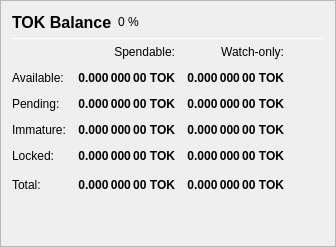
                   <widget class="QFrame" name="frame_Balances">
                    <property name="frameShape">
                     <enum>QFrame::StyledPanel</enum>
                    </property>
                    <property name="frameShadow">
                     <enum>QFrame::Raised</enum>
                    </property>
                    <layout class="QVBoxLayout" name="verticalLayout_4">
                     <item>
                      <layout class="QHBoxLayout" name="horizontalLayout_4">
                       <item>
                        <widget class="QLabel" name="label_5">
                         <property name="minimumSize">
                          <size>
                           <width>0</width>
                           <height>20</height>
                          </size>
                         </property>
                         <property name="font">
                          <font>
                           <pointsize>12</pointsize>
                           <weight>75</weight>
                           <bold>true</bold>
                          </font>
                         </property>
                         <property name="text">
                          <string>TOK Balance</string>
                         </property>
                        </widget>
                       </item>
                       <item>
                        <widget class="QLabel" name="labelTOKPercent">
                         <property name="text">
                          <string notr="true">0 %</string>
                         </property>
                        </widget>
                       </item>
                       <item>
                        <spacer name="horizontalSpacer_3">
                         <property name="orientation">
                          <enum>Qt::Horizontal</enum>
                         </property>
                         <property name="sizeHint" stdset="0">
                          <size>
                           <width>40</width>
                           <height>20</height>
                          </size>
                         </property>
                        </spacer>
                       </item>
                      </layout>
                     </item>
                     <item>
                      <widget class="Line" name="line_Balance">
                       <property name="minimumSize">
                        <size>
                         <width>0</width>
                         <height>1</height>
                        </size>
                       </property>
                       <property name="maximumSize">
                        <size>
                         <width>16777215</width>
                         <height>1</height>
                        </size>
                       </property>
                       <property name="orientation">
                        <enum>Qt::Horizontal</enum>
                       </property>
                      </widget>
                     </item>
                     <item>
                      <layout class="QGridLayout" name="gridLayout">
                       <property name="spacing">
                        <number>12</number>
                       </property>
                       <item row="0" column="1">
                        <widget class="QLabel" name="labelSpendable">
                         <property name="text">
                          <string>Spendable:</string>
                         </property>
                         <property name="alignment">
                          <set>Qt::AlignRight|Qt::AlignTrailing|Qt::AlignVCenter</set>
                         </property>
                        </widget>
                       </item>
                       <item row="0" column="2">
                        <widget class="QLabel" name="labelWatchonly">
                         <property name="text">
                          <string>Watch-only:</string>
                         </property>
                         <property name="alignment">
                          <set>Qt::AlignRight|Qt::AlignTrailing|Qt::AlignVCenter</set>
                         </property>
                        </widget>
                       </item>
                       <item row="1" column="0">
                        <widget class="QLabel" name="labelBalanceText">
                         <property name="text">
                          <string>Available:</string>
                         </property>
                        </widget>
                       </item>
                       <item row="1" column="1">
                        <widget class="QLabel" name="labelBalance">
                         <property name="font">
                          <font>
                           <weight>75</weight>
                           <bold>true</bold>
                          </font>
                         </property>
                         <property name="cursor">
                          <cursorShape>IBeamCursor</cursorShape>
                         </property>
                         <property name="toolTip">
                          <string>Your current spendable balance</string>
                         </property>
                         <property name="text">
                          <string notr="true">0.000 000 00 TOK</string>
                         </property>
                         <property name="alignment">
                          <set>Qt::AlignRight|Qt::AlignTrailing|Qt::AlignVCenter</set>
                         </property>
                         <property name="textInteractionFlags">
                          <set>Qt::LinksAccessibleByMouse|Qt::TextSelectableByKeyboard|Qt::TextSelectableByMouse</set>
                         </property>
                        </widget>
                       </item>
                       <item row="1" column="2">
                        <widget class="QLabel" name="labelWatchAvailable">
                         <property name="font">
                          <font>
                           <weight>75</weight>
                           <bold>true</bold>
                          </font>
                         </property>
                         <property name="cursor">
                          <cursorShape>IBeamCursor</cursorShape>
                         </property>
                         <property name="toolTip">
                          <string>Your current balance in watch-only addresses</string>
                         </property>
                         <property name="text">
                          <string notr="true">0.000 000 00 TOK</string>
                         </property>
                         <property name="alignment">
                          <set>Qt::AlignRight|Qt::AlignTrailing|Qt::AlignVCenter</set>
                         </property>
                         <property name="textInteractionFlags">
                          <set>Qt::LinksAccessibleByMouse|Qt::TextSelectableByKeyboard|Qt::TextSelectableByMouse</set>
                         </property>
                        </widget>
                       </item>
                       <item row="2" column="0">
                        <widget class="QLabel" name="labelPendingText">
                         <property name="text">
                          <string>Pending:</string>
                         </property>
                        </widget>
                       </item>
                       <item row="2" column="1">
                        <widget class="QLabel" name="labelUnconfirmed">
                         <property name="font">
                          <font>
                           <weight>75</weight>
                           <bold>true</bold>
                          </font>
                         </property>
                         <property name="cursor">
                          <cursorShape>IBeamCursor</cursorShape>
                         </property>
                         <property name="toolTip">
                          <string>Total of transactions that have yet to be confirmed, and do not yet count toward the spendable balance</string>
                         </property>
                         <property name="text">
                          <string notr="true">0.000 000 00 TOK</string>
                         </property>
                         <property name="alignment">
                          <set>Qt::AlignRight|Qt::AlignTrailing|Qt::AlignVCenter</set>
                         </property>
                         <property name="textInteractionFlags">
                          <set>Qt::LinksAccessibleByMouse|Qt::TextSelectableByKeyboard|Qt::TextSelectableByMouse</set>
                         </property>
                        </widget>
                       </item>
                       <item row="2" column="2">
                        <widget class="QLabel" name="labelWatchPending">
                         <property name="font">
                          <font>
                           <weight>75</weight>
                           <bold>true</bold>
                          </font>
                         </property>
                         <property name="cursor">
                          <cursorShape>IBeamCursor</cursorShape>
                         </property>
                         <property name="toolTip">
                          <string>Unconfirmed transactions to watch-only addresses</string>
                         </property>
                         <property name="text">
                          <string notr="true">0.000 000 00 TOK</string>
                         </property>
                         <property name="alignment">
                          <set>Qt::AlignRight|Qt::AlignTrailing|Qt::AlignVCenter</set>
                         </property>
                         <property name="textInteractionFlags">
                          <set>Qt::LinksAccessibleByMouse|Qt::TextSelectableByKeyboard|Qt::TextSelectableByMouse</set>
                         </property>
                        </widget>
                       </item>
                       <item row="3" column="0">
                        <widget class="QLabel" name="labelImmatureText">
                         <property name="text">
                          <string>Immature:</string>
                         </property>
                        </widget>
                       </item>
                       <item row="3" column="1">
                        <widget class="QLabel" name="labelImmature">
                         <property name="font">
                          <font>
                           <weight>75</weight>
                           <bold>true</bold>
                          </font>
                         </property>
                         <property name="cursor">
                          <cursorShape>IBeamCursor</cursorShape>
                         </property>
                         <property name="toolTip">
                          <string>Staked or masternode rewards that has not yet matured</string>
                         </property>
                         <property name="text">
                          <string notr="true">0.000 000 00 TOK</string>
                         </property>
                         <property name="alignment">
                          <set>Qt::AlignRight|Qt::AlignTrailing|Qt::AlignVCenter</set>
                         </property>
                         <property name="textInteractionFlags">
                          <set>Qt::LinksAccessibleByMouse|Qt::TextSelectableByKeyboard|Qt::TextSelectableByMouse</set>
                         </property>
                        </widget>
                       </item>
                       <item row="3" column="2">
                        <widget class="QLabel" name="labelWatchImmature">
                         <property name="font">
                          <font>
                           <weight>75</weight>
                           <bold>true</bold>
                          </font>
                         </property>
                         <property name="cursor">
                          <cursorShape>IBeamCursor</cursorShape>
                         </property>
                         <property name="toolTip">
                          <string>Staked or masternode rewards in watch-only addresses that has not yet matured</string>
                         </property>
                         <property name="text">
                          <string notr="true">0.000 000 00 TOK</string>
                         </property>
                         <property name="alignment">
                          <set>Qt::AlignRight|Qt::AlignTrailing|Qt::AlignVCenter</set>
                         </property>
                         <property name="textInteractionFlags">
                          <set>Qt::LinksAccessibleByMouse|Qt::TextSelectableByKeyboard|Qt::TextSelectableByMouse</set>
                         </property>
                        </widget>
                       </item>
                       <item row="4" column="0">
                        <widget class="QLabel" name="labelLockedBalanceText">
                         <property name="toolTip">
                          <string>Locked TOK or Masternode collaterals. These are excluded from zTOK minting.</string>
                         </property>
                         <property name="text">
                          <string>Locked:</string>
                         </property>
                        </widget>
                       </item>
                       <item row="4" column="1">
                        <widget class="QLabel" name="labelLockedBalance">
                         <property name="font">
                          <font>
                           <weight>75</weight>
                           <bold>true</bold>
                          </font>
                         </property>
                         <property name="cursor">
                          <cursorShape>IBeamCursor</cursorShape>
                         </property>
                         <property name="toolTip">
                          <string>Locked TOK or Masternode collaterals. These are excluded from zTOK minting.</string>
                         </property>
                         <property name="text">
                          <string notr="true">0.000 000 00 TOK</string>
                         </property>
                         <property name="alignment">
                          <set>Qt::AlignRight|Qt::AlignTrailing|Qt::AlignVCenter</set>
                         </property>
                         <property name="textInteractionFlags">
                          <set>Qt::LinksAccessibleByMouse|Qt::TextSelectableByKeyboard|Qt::TextSelectableByMouse</set>
                         </property>
                        </widget>
                       </item>
                       <item row="4" column="2">
                        <widget class="QLabel" name="labelWatchLocked">
                         <property name="font">
                          <font>
                           <weight>75</weight>
                           <bold>true</bold>
                          </font>
                         </property>
                         <property name="cursor">
                          <cursorShape>IBeamCursor</cursorShape>
                         </property>
                         <property name="toolTip">
                          <string>Current locked balance in watch-only addresses</string>
                         </property>
                         <property name="text">
                          <string notr="true">0.000 000 00 TOK</string>
                         </property>
                         <property name="alignment">
                          <set>Qt::AlignRight|Qt::AlignTrailing|Qt::AlignVCenter</set>
                         </property>
                         <property name="textInteractionFlags">
                          <set>Qt::LinksAccessibleByMouse|Qt::TextSelectableByKeyboard|Qt::TextSelectableByMouse</set>
                         </property>
                        </widget>
                       </item>
                       <item row="5" column="0">
                        <widget class="QLabel" name="labelTotalText">
                         <property name="toolTip">
                          <string>Your current Tokugawa balance, unconfirmed and immature transactions included</string>
                         </property>
                         <property name="text">
                          <string>Total:</string>
                         </property>
                        </widget>
                       </item>
                       <item row="5" column="1">
                        <widget class="QLabel" name="labelTotal">
                         <property name="font">
                          <font>
                           <weight>75</weight>
                           <bold>true</bold>
                          </font>
                         </property>
                         <property name="cursor">
                          <cursorShape>IBeamCursor</cursorShape>
                         </property>
                         <property name="toolTip">
                          <string>Your current Tokugawa balance, unconfirmed and immature transactions included</string>
                         </property>
                         <property name="text">
                          <string notr="true">0.000 000 00 TOK</string>
                         </property>
                         <property name="alignment">
                          <set>Qt::AlignRight|Qt::AlignTrailing|Qt::AlignVCenter</set>
                         </property>
                         <property name="textInteractionFlags">
                          <set>Qt::LinksAccessibleByMouse|Qt::TextSelectableByKeyboard|Qt::TextSelectableByMouse</set>
                         </property>
                        </widget>
                       </item>
                       <item row="5" column="2">
                        <widget class="QLabel" name="labelWatchTotal">
                         <property name="font">
                          <font>
                           <weight>75</weight>
                           <bold>true</bold>
                          </font>
                         </property>
                         <property name="cursor">
                          <cursorShape>IBeamCursor</cursorShape>
                         </property>
                         <property name="toolTip">
                          <string>Current total balance in watch-only addresses</string>
                         </property>
                         <property name="text">
                          <string notr="true">0.000 000 00 TOK</string>
                         </property>
                         <property name="alignment">
                          <set>Qt::AlignRight|Qt::AlignTrailing|Qt::AlignVCenter</set>
                         </property>
                         <property name="textInteractionFlags">
                          <set>Qt::LinksAccessibleByMouse|Qt::TextSelectableByKeyboard|Qt::TextSelectableByMouse</set>
                         </property>
                        </widget>
                       </item>
                       <item row="5" column="3">
                        <spacer name="horizontalSpacer_9">
                         <property name="orientation">
                          <enum>Qt::Horizontal</enum>
                         </property>
                         <property name="sizeHint" stdset="0">
                          <size>
                           <width>40</width>
                           <height>20</height>
                          </size>
                         </property>
                        </spacer>
                       </item>
                      </layout>
                     </item>
                     <item>
                      <spacer name="verticalSpacer_3">
                       <property name="orientation">
                        <enum>Qt::Vertical</enum>
                       </property>
                       <property name="sizeHint" stdset="0">
                        <size>
                         <width>20</width>
                         <height>40</height>
                        </size>
                       </property>
                      </spacer>
                     </item>
                    </layout>
                   </widget>
